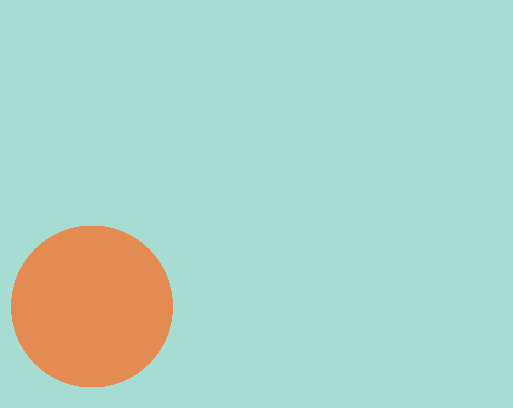
#> input picture apps/mobile/assets/brand/nuzm-mark.png, 513 x 408 px
$ python -i illustrations-dark.py   (imports and definitions only)
#> lines starting #> are read from the running program, lines starting #| are printed output that depends on the picture; after the words box and inside, x2 and y2 are one past the last pixel; in counts of white or black regions, pixels touching at a corner belong together
#!/usr/bin/env python3
"""
Dark-mode versions of the illustration set (apps/web/public/images/illustrations/*.webp -> dark/*.webp).

The artwork is a set of 3D renders on a light studio background. This keeps the objects exactly as drawn and replaces only the background: the smooth, light
area connected to the picture's edge (plus its pale teal blob, shadows and glow) is recoloured to the dark Nuzm surface by hue, keeping the original lighting.
A few objects are as white as the background itself, so they are listed in PROTECT (never recoloured) and the pockets of background they enclose in POCKET;
the polygons are in the picture's own pixels, doubled (read off a 50 px grid at 2x). Needs numpy and Pillow.   Usage: python3 scripts/illustrations-dark.py
"""
import math
from pathlib import Path
import numpy as np
from PIL import Image, ImageDraw

ROOT = Path(__file__).resolve().parent.parent / 'apps' / 'web' / 'public' / 'images' / 'illustrations'
INSET = 6
RADIUS = 26

def ell(cx, cy, rx, ry, n=48):
    return [(cx + rx * math.cos(2 * math.pi * i / n), cy + ry * math.sin(2 * math.pi * i / n)) for i in range(n)]

PROTECT = {
    'builder': [[(104,165),(118,142),(600,100),(625,125),(690,170),(740,430),(738,480),(580,492),(540,520),(470,512),(160,522),(135,495),(115,230)]],
    'dashboard': [[(2*x, 2*y) for x, y in [(115,55),(560,70),(580,215),(570,340),(520,345),(360,368),(165,375),(150,345),(118,120)]]],
    'integrations': [[(378,172),(392,150),(470,142),(482,172),(512,172),(525,140),(600,140),(640,228),(668,355),(662,372),(560,388),(470,420),(425,412),(404,330),(335,318),(322,270),(345,232),(378,215)]],
    'security': [[(228,222),(520,222),(548,248),(548,470),(520,488),(250,490),(228,470)],
                 [(278,222),(284,110),(322,62),(400,50),(470,75),(494,130),(492,222),(448,222),(450,135),(432,105),(400,92),(345,100),(322,135),(320,222)]],
    'robot': [ell(405, 290, 215, 195)],
    'domain': [[(70,310),(110,265),(540,235),(680,240),(690,360),(610,395),(120,415),(80,395)],
               [(325,395),(640,395),(640,560),(600,640),(520,670),(330,680)]],
}
POCKET = {
    'security': [[(322,215),(324,138),(345,102),(400,94),(430,106),(448,138),(448,215)]],
    'support': [[(252,232),(262,172),(300,130),(350,100),(400,92),(452,108),(488,150),(500,228),(470,262),(372,272),(352,300),(340,268),(262,256)]],
}

def gauss_blur(a, s):
    k=int(max(1,round(s*3)))
    x=np.arange(-k,k+1); w=np.exp(-(x**2)/(2*s*s)); w/=w.sum()
    def conv1(arr,axis):
        pad=[(0,0)]*arr.ndim; pad[axis]=(k,k)
        p=np.pad(arr,pad,mode='edge')
        out=np.zeros_like(arr,dtype=float)
        for i,wi in enumerate(w):
            sl=[slice(None)]*arr.ndim; sl[axis]=slice(i,i+arr.shape[axis])
            out+=wi*p[tuple(sl)]
        return out
    return conv1(conv1(a.astype(float),0),1)

def dilate(m,n=1):
    m=m.copy()
    for _ in range(n):
        p=np.pad(m,1)
        m=p[1:-1,1:-1]|p[:-2,1:-1]|p[2:,1:-1]|p[1:-1,:-2]|p[1:-1,2:]
    return m
def erode(m,n=1): return ~dilate(~m,n)

def flood(cand, seeds):
    reach=seeds&cand
    while True:
        nxt=dilate(reach,1)&cand
        # add a few steps at once for speed
        nxt=dilate(nxt,3)&cand
        if (nxt==reach).all(): return reach
        reach=nxt


def rgb2hsv(a):
    a=a/255.0; r,g,b=a[...,0],a[...,1],a[...,2]
    mx=a.max(-1); mn=a.min(-1); d=mx-mn
    h=np.zeros_like(mx)
    m=d>1e-6
    rc=np.where(m,(mx-r)/np.where(m,d,1),0); gc=np.where(m,(mx-g)/np.where(m,d,1),0); bc=np.where(m,(mx-b)/np.where(m,d,1),0)
    h=np.where(mx==r,bc-gc,np.where(mx==g,2.0+rc-bc,4.0+gc-rc)); h=(h/6.0)%1.0
    h=np.where(m,h,0)
    s=np.where(mx>1e-6,d/np.where(mx>1e-6,mx,1),0)
    return h,s,mx
def hsv2rgb(h,s,v):
    i=np.floor(h*6).astype(int)%6; f=h*6-np.floor(h*6)
    p=v*(1-s); q=v*(1-f*s); t=v*(1-(1-f)*s)
    r=np.choose(i,[v,q,p,p,t,v]); g=np.choose(i,[t,v,v,q,p,p]); b=np.choose(i,[p,p,t,v,v,q])
    return np.stack([r,g,b],-1)*255


def darkify(rgb, erosion=6, grad_th=9, protect=None, pocket=None):
#> called with erosion = 6, grad_th = 9
    a=rgb.astype(float); h,w,_=a.shape
#> after `h, w, _ = a.shape`: h = 408; w = 513
    gx=np.abs(np.diff(a,axis=1,append=a[:,-1:,:])).max(axis=2)
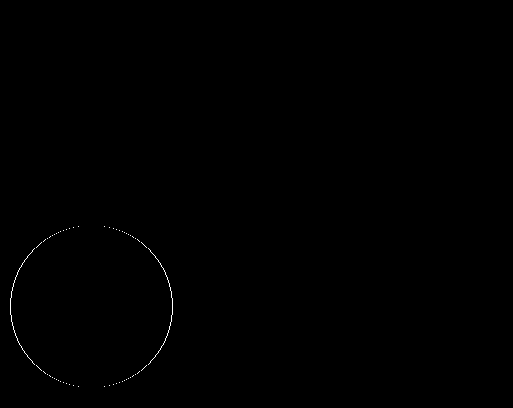
#> gx: shape (408, 513) float64; values 0 (black) and 128 (white), 0.15% white in thin lines or dots, all inside (x1, y1, x2, y2) = (10, 226, 173, 387)
    gy=np.abs(np.diff(a,axis=0,append=a[-1:,:,:])).max(axis=2)
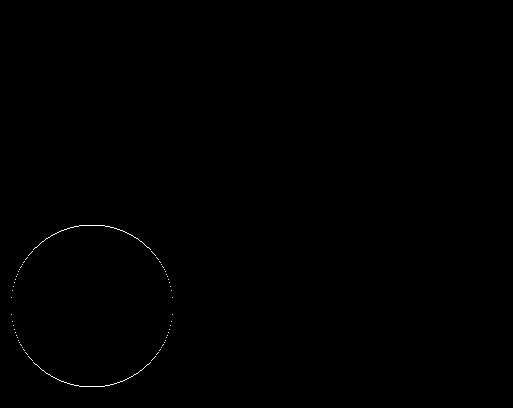
#> gy: shape (408, 513) float64; values 0 (black) and 128 (white), 0.15% white in thin lines or dots, all inside (x1, y1, x2, y2) = (11, 225, 173, 387)
    grad=np.maximum(gx,gy)
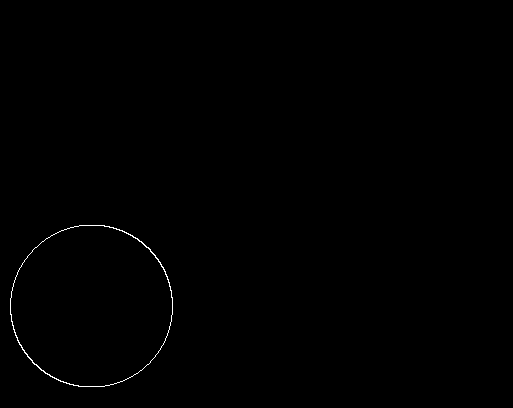
#> grad: shape (408, 513) float64; values 0 (black) and 128 (white), 0.26% white in thin lines or dots, all inside (x1, y1, x2, y2) = (10, 225, 173, 387)
    grad=np.maximum(grad,np.pad(grad,1)[1:-1,2:]*0+grad)  # keep
    mn=a.min(axis=2); mx=a.max(axis=2); chroma=mx-mn
#> after `mn = a.min(axis=2)`:
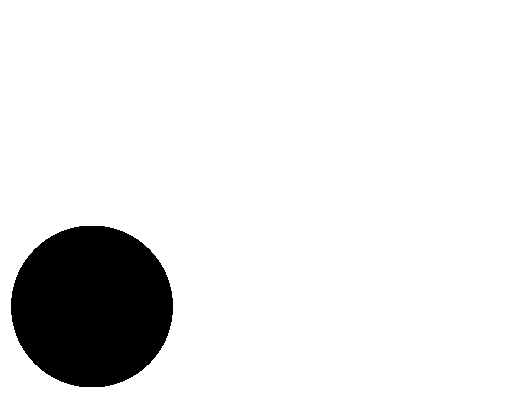
#> mn: shape (408, 513) float64; values 82 (black) and 166 (white), 90.2% white; 1 black region, box (x1, y1, x2, y2) and area: (11, 226, 173, 387) 20602
    bluish=(a[:,:,2]-a[:,:,0])>=3          # the studio background leans blue/teal; white and cream objects do not
    cand=(mn>186)&(grad<grad_th)&(chroma<62)
#> cand: shape (408, 513) bool; every value is 0
    seeds=np.zeros((h,w),bool); seeds[:4,:]=True; seeds[-4:,:]=True; seeds[:,:4]=True; seeds[:,-4:]=True
    core=flood(erode(cand,erosion),seeds)
#> in dilate, `m=m.copy()`: m: shape (408, 513) bool; every value is 1
#> the loop in dilate, `for _ in range(n):` made 6 passes
#> pass 1, in dilate, `p=np.pad(m,1)`:
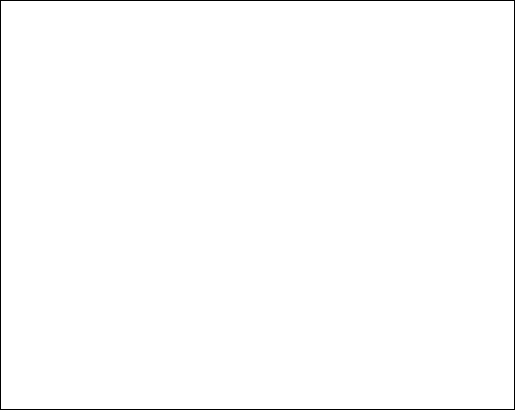
#> p: shape (410, 515) bool; 99.1% white; black in thin lines or dots
    core=dilate(core,erosion+1)&(mn>170)&(grad<grad_th*2.2)
    # glow / halo: smooth, light, a little more colour, near the background
    near=dilate(core,26)
    tier2=near&(mn>140)&(grad<grad_th)&(chroma>=22)&(chroma<110)&((a[:,:,2]-a[:,:,0])>=12)&~core
    region=core|tier2
    if pocket is not None: region=region|pocket
    if protect is not None: region=region&~protect
    region=dilate(region,1)&~(protect if protect is not None else np.zeros_like(region))
    # recolour the region by hue, keeping the tile's lighting
    H,S,V=rgb2hsv(a)
    lum=(a[:,:,0]+a[:,:,1]+a[:,:,2])/3
    shade=np.clip((lum-120)/120,0,1)             # shadows (darker) -> deeper
    sat_n=np.clip(S/0.30,0,1)
    v_new=0.075+0.085*np.clip((lum-205)/45,0,1)+0.42*sat_n**1.2
    v_new=v_new*(0.55+0.45*shade)
    s_new=np.clip(0.16+S*1.9,0,0.85)
    h_new=np.where(S<0.045,0.58,H)               # neutral studio grey-blue stays grey-blue
    dark=hsv2rgb(h_new,s_new,v_new)
#> in hsv2rgb, `return np.stack([r,g,b],-1)*255`:
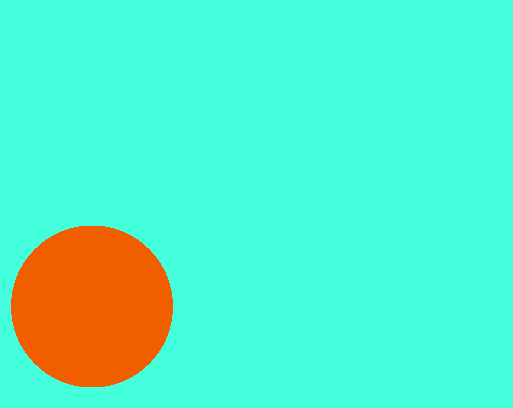
#> returned value: shape (408, 513, 3) float64; mean of channels 0, 1, 2 37.6, 82.7, 70.8; drawn with min black and max white
    alpha=np.clip(gauss_blur(region.astype(float),1.0),0,1)
#> in conv1, `p=np.pad(arr,pad,mode='edge')`: p: shape (414, 513) float64; every value is 0
#> in conv1, `p=np.pad(arr,pad,mode='edge')`: arr: shape (408, 513) float64; every value is 0
#> in conv1 (call 2), `p=np.pad(arr,pad,mode='edge')`: p: shape (408, 519) float64; every value is 0
    wgt=gauss_blur(region.astype(float),5)+1e-6
#> in conv1 (call 3), `p=np.pad(arr,pad,mode='edge')`: p: shape (438, 513) float64; every value is 0
#> in conv1 (call 4), `p=np.pad(arr,pad,mode='edge')`: p: shape (408, 543) float64; every value is 0
#> wgt: shape (408, 513) float64; every value is 1e-06
    bgfill=np.stack([gauss_blur(a[:,:,c]*region,5)/wgt for c in range(3)],axis=2)
    am=np.clip(alpha,0,0.96)[...,None]
    fg=np.clip((a-am*bgfill)/(1-am),0,255)
    fg=np.where((alpha<0.02)[...,None],a,fg)
    out=alpha[...,None]*dark+(1-alpha[...,None])*fg
    return np.clip(out,0,255).astype(np.uint8), region


def poly_mask(shape, polys):
    h, w = shape
    im = Image.new('L', (w, h), 0)
    d = ImageDraw.Draw(im)
    for p in polys:
        d.polygon([((x / 2) - INSET, (y / 2) - INSET) for x, y in p], fill=255)
    return np.array(im) > 127

def main():
    out_dir = ROOT / 'dark'
    out_dir.mkdir(exist_ok=True)
    for f in sorted(ROOT.glob('*.webp')):
        name = f.stem
        im = Image.open(f).convert('RGBA')
        full = np.array(im.convert('RGB'))
        tile = full[INSET:-INSET, INSET:-INSET]
        protect = poly_mask(tile.shape[:2], PROTECT.get(name, []))
        pocket = poly_mask(tile.shape[:2], POCKET.get(name, []))
        dark, _ = darkify(tile, protect=protect, pocket=pocket)
        dark = np.pad(dark, ((INSET, INSET), (INSET, INSET), (0, 0)), mode='edge')
        res = Image.fromarray(dark).convert('RGBA')
        w, h = res.size
        mask = Image.new('L', (w * 4, h * 4), 0)
        ImageDraw.Draw(mask).rounded_rectangle((0, 0, w * 4 - 1, h * 4 - 1), radius=RADIUS * 4, fill=255)
        res.putalpha(mask.resize((w, h), Image.LANCZOS))
        res.save(out_dir / f.name, quality=92, method=6)
        print(name, res.size)

# [2 lines not run here, left out]

>>> import cv2
>>> picture = cv2.cvtColor(cv2.imread('../apps/mobile/assets/brand/nuzm-mark.png'), cv2.COLOR_BGR2RGB)
>>> result = darkify(picture)
